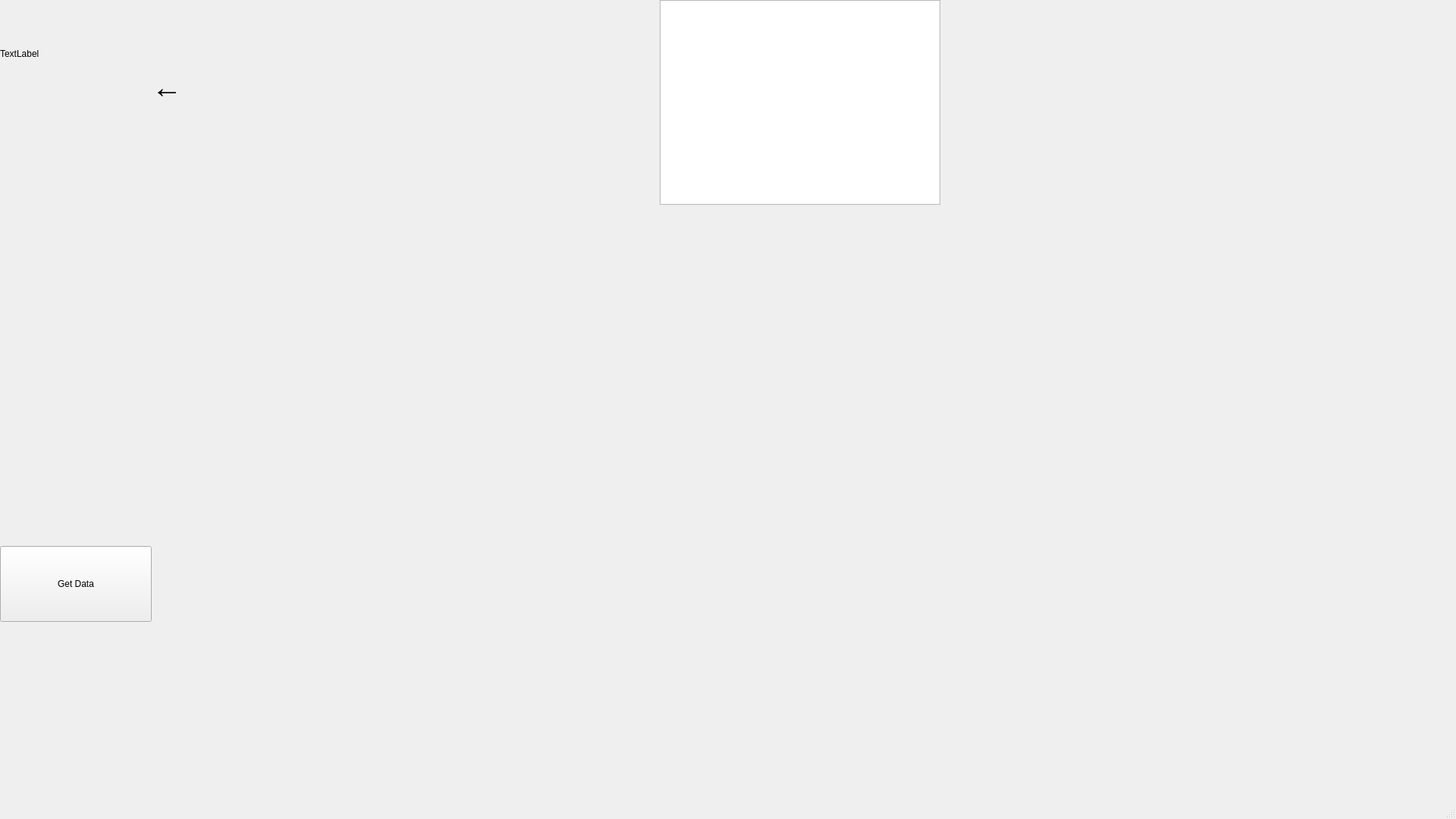
<?xml version="1.0" encoding="UTF-8"?>
<ui version="4.0">
 <class>MainWindow</class>
 <widget class="QMainWindow" name="MainWindow">
  <property name="geometry">
   <rect>
    <x>0</x>
    <y>0</y>
    <width>1920</width>
    <height>1080</height>
   </rect>
  </property>
  <property name="baseSize">
   <size>
    <width>1920</width>
    <height>1080</height>
   </size>
  </property>
  <property name="windowTitle">
   <string>MainWindow</string>
  </property>
  <widget class="QWidget" name="centralwidget">
   <widget class="QPushButton" name="pushButton">
    <property name="geometry">
     <rect>
      <x>0</x>
      <y>720</y>
      <width>200</width>
      <height>100</height>
     </rect>
    </property>
    <property name="text">
     <string>Get Data</string>
    </property>
   </widget>
   <widget class="QTableWidget" name="tableWidget">
    <property name="geometry">
     <rect>
      <x>870</x>
      <y>0</y>
      <width>370</width>
      <height>270</height>
     </rect>
    </property>
   </widget>
   <widget class="QLabel" name="label">
    <property name="geometry">
     <rect>
      <x>0</x>
      <y>0</y>
      <width>211</width>
      <height>141</height>
     </rect>
    </property>
    <property name="text">
     <string>TextLabel</string>
    </property>
   </widget>
   <widget class="QLabel" name="arrow">
    <property name="geometry">
     <rect>
      <x>200</x>
      <y>99</y>
      <width>41</width>
      <height>31</height>
     </rect>
    </property>
    <property name="font">
     <font>
      <pointsize>30</pointsize>
     </font>
    </property>
    <property name="text">
     <string>←</string>
    </property>
   </widget>
  </widget>
  <widget class="QMenuBar" name="menubar">
   <property name="geometry">
    <rect>
     <x>0</x>
     <y>0</y>
     <width>1920</width>
     <height>21</height>
    </rect>
   </property>
  </widget>
  <widget class="QStatusBar" name="statusbar"/>
 </widget>
 <resources/>
 <connections/>
</ui>
